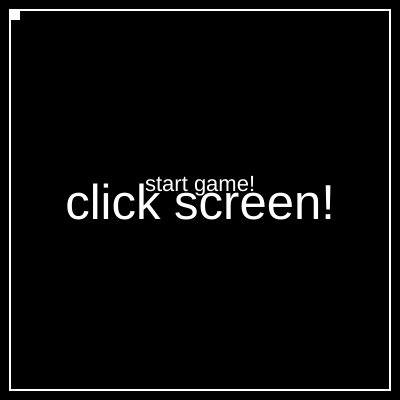
Frame 1 (no input)
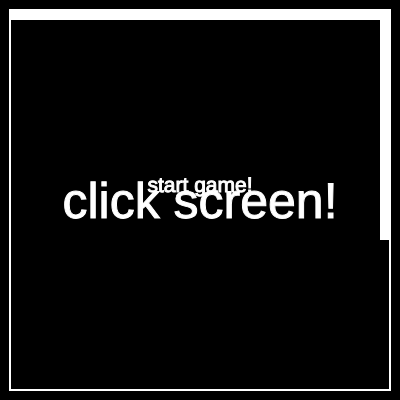
Frame 60 (no input)
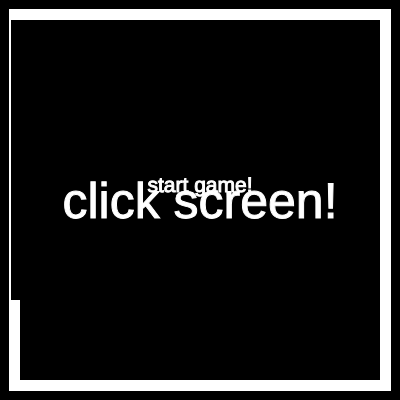
Frame 120 (the mouse pressed at the canvas centre since frame 60)

The p5.js sketch that drew these frames (run headless with seeded random() and noise() and a simulated clock; from frame 60 on, the mouse is pressed at the canvas centre):

// p5.js sketch
// ── sketch.js
var snake;
var food;
var stepSpeed = 10;
var stepTime;
var prevPos;
var newGame = true;
var menuTime;
var tx;
var txDir = 1;
var menuSnake;
var s = 10;
var maxWall = 380;
var minWall = 10;
var gameOver = false;
var score = 0;
var scoreTime;
var sPos;
var addScore = false;
var bonusTime;
var bonus;
var bonusActive = false;
var speed;
var speedTime;
var speedActive;

var rand;
var randTime;
var randActive;
var randText;
var randScore = 0;

var maxScore = 0;
var highScore = false;

function setup() {
  createCanvas(400, 400);
  food = {x:round(random(2, 18)) * s, y:round(random(2, 18)) * s, s:s};
  snake = {x:10, y:10, s:s, tail:[], dirX:1, dirY:0};
  initMenu();
  stepTime = millis();
  prevPos = {x:200, y:200};
  menuTime = millis();
  scoreTime = millis();
  sPos = createVector(snake.x, snake.y);
  tx = 21;
}

function initMenu(){
  highScore = false;
  textSize(20);
  stepSpeed = 10;
  score = 0;
  snake = {x:10, y:10, s:s, tail:[], dirX:1, dirY:0};
  for(var i = 0; i < 120; i++){
    snake.tail.push({x:snake.x, y:snake.y});
  }
}

function mouseClicked() {
  if(newGame){
    newGame = false;
    snake.tail = [];
    stepSpeed = 200;
    snake.x = 200;
    snake.y = 200;
    snake.dirX = 0;
    snake.dirY = 0;
  }
  if(gameOver){
    newGame = true;
    gameOver = false;
    initMenu();
  }
}

function draw() {
  background(0);
  if(!gameOver){
    if(newGame){
      gameMenu();
    }
    else{
      showFood();
      showSnake();
      updateSnake();
      checkWall();
      checkTail();
      showScore();
      getSpeed();
      getBonus();
      getRand();
    }
  }
  else{
    strokeWeight(1);
    fill(255);
    textSize(50);
    textAlign(CENTER);
    text("Game Over!", width / 2, height / 2);
    if(highScore){
      textSize(20);
      text("New High Score!!!", width / 2, height / 2 - 100);
      text(maxScore + " points!", width / 2, height / 2 - 60);
    }
  }
  showBorder();
}

function gameMenu(){
  strokeWeight(1);
  fill(255);
  if(millis() > menuTime + 10){
    menuTime = millis();
    tx += txDir;
  }
  if(tx >= 50 || tx <= 20){
    txDir *= -1;
  }
  textSize(tx);
  textAlign(CENTER);
  text("start game!", width / 2, height / 2 - tx * 0.4);
  textSize(71 - tx);
  text("click screen!", width / 2, height / 2 + 10 + tx * 0.4);
  
  showSnake();
  updateSnake();
  autoSnake();
  
}

function autoSnake(){
  if(snake.x == maxWall && snake.y == minWall){
    snake.dirX = 0;
    snake.dirY = 1;
  }
  if(snake.x == minWall && snake.y == maxWall){
    snake.dirX = 0;
    snake.dirY = -1;
  }
  if(snake.x == minWall && snake.y == minWall){
    snake.dirX = 1;
    snake.dirY = 0;
  }
  if(snake.x == maxWall && snake.y == maxWall){
    snake.dirX = -1;
    snake.dirY = 0;
  }
}

function showBorder(){
  noFill();
  stroke(255);
  strokeWeight(2);
  rect(10,10,380);
}

function eatFood(){
  if(snake.x == food.x && snake.y == food.y){
    snake.tail.push({x:snake.x, y:snake.y});
    food.x = round(random(minWall / s, maxWall / s)) * s; 
    food.y = round(random(minWall / s, maxWall / s)) * s;
    stepSpeed -= 1;
    
    scoreTime = millis();
    sPos.x = snake.x;
    sPos.y = snake.y;
    addScore = true;
  }
}

function getRand(){
  if(random() > 0.995 && !randActive){
    rand = {x:round(random(minWall / s, maxWall / s)) * s, 
             y:round(random(minWall / s, maxWall / s)) * s};
    randTime = millis();
    randActive = true;
  }
  if(randActive){
    textSize(20);
    text("random!!!", rand.x, rand.y - 25);
    text(round((5000 + randTime - millis()) / 10), rand.x, rand.y - 5);
    rect(rand.x, rand.y, s);
    if(snake.x == rand.x && snake.y == rand.y){
      randActive = false;
      randScore = round(random(-200, 350));
      score += randScore;
      randText = millis();
    }
  }
  
  if(!randActive && millis() < randText + 1000){
    text(randScore, rand.x, rand.y);
  }
  
  if(millis() > randTime + 5000){
    randActive = false;
  }
}

function getBonus(){
  if(random() > 0.995 && !bonusActive){
    bonus = {x:round(random(minWall / s, maxWall / s)) * s, 
             y:round(random(minWall / s, maxWall / s)) * s};
    bonusTime = millis();
    bonusActive = true;
  }
  if(bonusActive){
    textSize(20);
    text("bonus!!!", bonus.x, bonus.y - 25);
    text(round((5000 + bonusTime - millis()) / 10), bonus.x, bonus.y - 5);
    rect(bonus.x, bonus.y, s);
    if(snake.x == bonus.x && snake.y == bonus.y){
      bonusActive = false;
      score += round((5000 + bonusTime - millis()) / 10);
    }
  }
  
  if(millis() > bonusTime + 5000){
    bonusActive = false;
  }
}

function getSpeed(){
  if(random() > 0.998 && !speedActive){
    speed = {x:round(random(minWall / s, maxWall / s)) * s, 
             y:round(random(minWall / s, maxWall / s)) * s};
    speedTime = millis();
    speedActive = true;
  }
  if(speedActive){
    textSize(20);
    text("get +20 speed!!!", speed.x, speed.y - 25);
    text(round((5000 + speedTime - millis()) / 10), speed.x, speed.y - 5);
    rect(speed.x, speed.y, s);
    if(snake.x == speed.x && snake.y == speed.y){
      speedActive = false;
      stepSpeed -= 20;
    }
  }
  
  if(millis() > speedTime + 5000){
    speedActive = false;
  }
}

function showScore(){
  if(addScore){
    var pos = createVector(350, 50);
    // var sPos = createVector(snake.x, snake.y);
    // var st = d * 10;
    var d = p5.Vector.dist(pos, sPos);
    textSize(20);
    if(d > 10){
      let tempVec = p5.Vector.sub(pos, sPos);
      tempVec.normalize();
      tempVec.mult(4);
      if(millis() > scoreTime + 10){
        sPos.add(tempVec);
      }
      text("+10", sPos.x, sPos.y);
    }
    else{
      addScore = false;
      score += 10;
    }
  }
  textSize(20);
  text("score", 350, 30);
  text(score, 350, 50);
}

function keyPressed() {
  if(keyCode == UP_ARROW){
    snake.dirX = 0;
    snake.dirY = -1;
  }
  if(keyCode == DOWN_ARROW){
    snake.dirX = 0;
    snake.dirY = 1;
  }
  if(keyCode == LEFT_ARROW){
    snake.dirX = -1;
    snake.dirY = 0;
  }
  if(keyCode == RIGHT_ARROW){
    snake.dirX = 1;
    snake.dirY = 0;
  }
}

function updateSnake(){
  if(millis() > stepTime + stepSpeed){
    eatFood();
    stepTime = millis();
    prevPos = Object.assign({}, {x:snake.x, y:snake.y});
    
    // console.log(snake.tail);
    snake.x += snake.s * snake.dirX;
    snake.y += snake.s * snake.dirY;
    snake.tail.push(prevPos);
    // console.log(prevPos);
    snake.tail = snake.tail.slice(1, snake.tail.length);
  }
}

function checkWall(){
  if(snake.x < minWall || snake.y < minWall || snake.x > maxWall || snake.y > maxWall){
    gameOver = true;
    if(score > maxScore){
      maxScore = score;
      highScore = true;
    }
  }
}

function checkTail(){
  for(var i = 0; i < snake.tail.length; i++){
    if(snake.x == snake.tail[i].x && snake.y == snake.tail[i].y){
      gameOver = true;
      if(score > maxScore){
        maxScore = score;
        highScore = true;
      }
    }
  }
}

function showSnake(){
  fill(255);
  noStroke();
  rect(snake.x, snake.y, snake.s);
  for(var i = 0; i < snake.tail.length; i++){
    rect(snake.tail[i].x, snake.tail[i].y, snake.s);
  }
}

function showFood(){
  fill(255);
  noStroke();
  rect(food.x, food.y, food.s);
}
